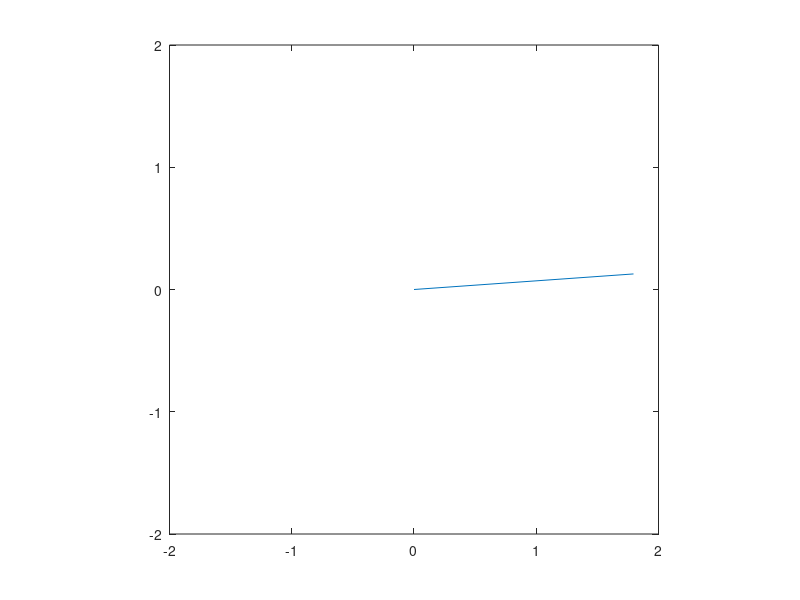
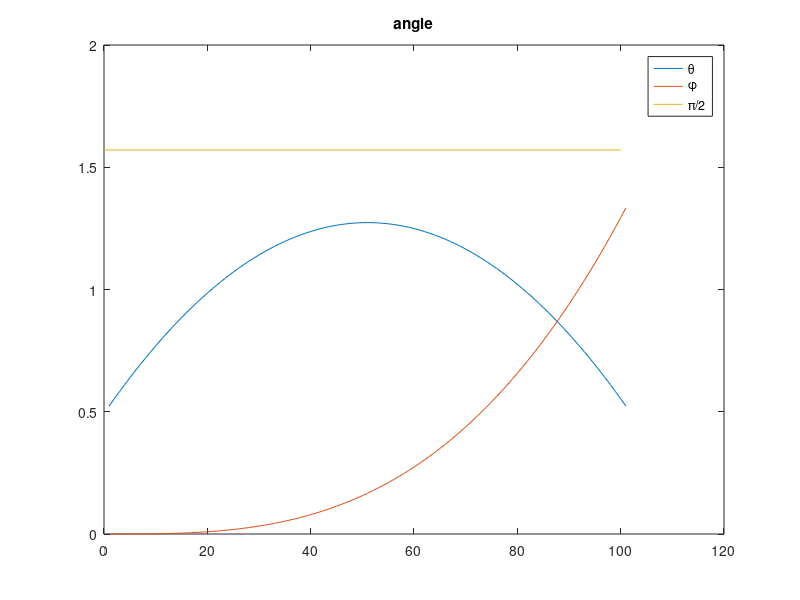
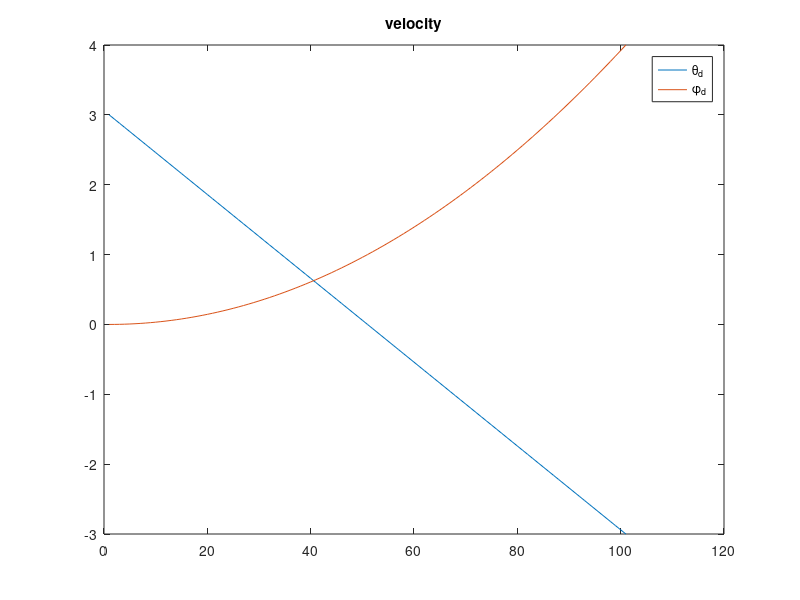
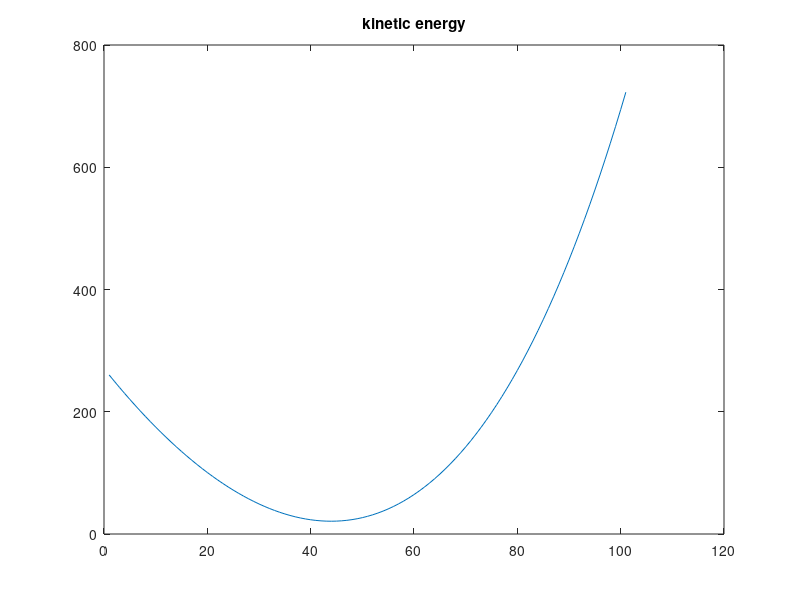

Here is the MATLAB script that generated these plots, in order:
%% 2D
fun_theta_dd = -1;
fun_theta_d = @(t) 5 - t;
fun_theta = @(t) 1 + 1.*t - 0.5.*(t.^2);

t = 0:0.01:1;
l = 1.8;
theta = fun_theta(t');

base = zeros(length(t),2);
head = [ones(length(t),1).*l.*sin(theta),ones(length(t),1).*l.*cos(theta)];

figure;
for i=1:length(t)
    plot([base(i,1),head(i,1)],[base(i,2),head(i,2)],'-')
    
    axis equal
    axis([-2,2,-2,2])
    pause(0.01);
end

%% 3D, plots angle, velocity, and kinetic energy graphs
fun_theta_dd = -1;
fun_theta_d = @(t) 3 - 6.*t;
fun_theta = @(t) pi./6 + 3.*t - 3*(t.^2);

fun_phi_dd = @(t) 8.*t;
fun_phi_d = @(t) 4.*(t.^2);
fun_phi = @(t) (4./3).*(t.^3);

t = 0:0.01:1;
l = 1.8;
I = 57.82;

theta = fun_theta(t');
theta_d = fun_theta_d(t');
phi = fun_phi(t');
phi_d = fun_phi_d(t');

KE = 0.5*I*(theta_d.^2) + 0.5*I*(phi_d.^2);

% plot phi & theta to check values against video
figure;
plot(theta)
hold on
plot(phi)
plot([0;100],[pi./2;pi./2])
legend('\theta','\phi', '\pi/2')
title('angle')
figure;
plot(theta_d)
hold on
plot(phi_d)
legend('\theta_d','\phi_d')
title('velocity')
figure;
plot(KE)
title('kinetic energy')
%pause;
%% 3D, plots an animation of the movement from 3 views
L_1 = l.*cos(theta);
l_1 = l.*sin(theta);
L_2 = l_1.*sin(phi);
L_3 = l_1.*cos(phi);

base = zeros(length(t),3);
head = ones(length(t),3);
head(:,1) = head(:,1).*L_3;
head(:,2) = head(:,2).*L_2;
head(:,3) = head(:,3).*L_1;

% plot motion in three different views
figure;
for i=1:length(t)
    subplot(1,3,1)
    plot3([base(i,1),head(i,1)],[base(i,2),head(i,2)],[base(i,3),head(i,3)],'-')
    axis equal
    axis([-2,2,-2,2,-2,2])
    
    subplot(1,3,2)
    plot3([base(i,1),head(i,1)],[base(i,2),head(i,2)],[base(i,3),head(i,3)],'-')
    axis equal
    axis([-2,2,-2,2,-2,2])
    view(90,0)
    title('horizontal')
    
    subplot(1,3,3)
    plot3([base(i,1),head(i,1)],[base(i,2),head(i,2)],[base(i,3),head(i,3)],'-')
    axis equal
    axis([-2,2,-2,2,-2,2])
    view(0,90)
    title('top down')
    
    pause(0.01);
end